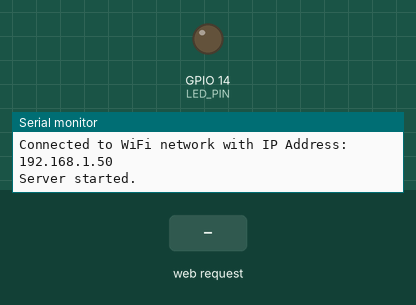
Simulated run of this sketch. Board: ESP32. Parts: output pins drawn as LEDs (lit = HIGH), the last lines printed to the serial monitor. Inputs (shaded band) come from the test bench. WiFi joins after 1.5 s; servers stay silent unless stated.

Above: at 3.2 s.
3.3 s: HTTP request GET /?led1 received
At 4.0 s:
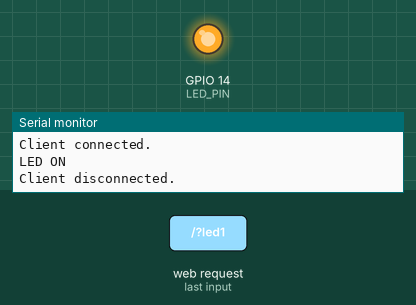
4.8 s: HTTP request GET /?led0 received
At 5.1 s:
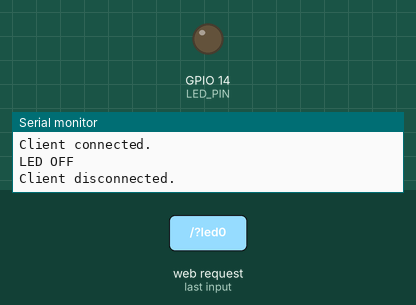
Timing chart, 0 to 7.8 s (numbered marks = the images above; inputs shaded):
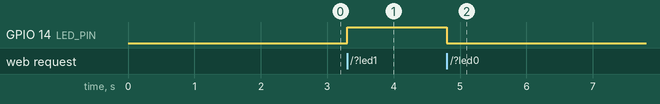

The sketch:

webserver.ino
```cpp
#include <WiFi.h>

#define LED_PIN 14


WiFiServer server(80);  // Set up the server on port 80

const char* ssid = "<your network SSID>";    // your network SSID
const char* password = "<your network password>";    // your network password

void setup() {
  pinMode(LED_PIN, OUTPUT);
  Serial.begin(115200);
  WiFi.begin(ssid, password);

  while (WiFi.status() != WL_CONNECTED) {
    delay(1000);
    Serial.println("Connecting to WiFi..");
  }

  Serial.print("Connected to WiFi network with IP Address: ");
  Serial.println(WiFi.localIP());


  // Start the server
  server.begin();
  Serial.println("Server started.");
}

void loop() {
  if ((WiFi.status() == WL_CONNECTED)) { //Check the current connection status
    // Check if a new client has connected
    WiFiClient client = server.available();
    if (client) {
      Serial.println("Client connected.");
      String httpRequest = "";  // Store the client's request

      // Wait for the client to send data
      while (client.connected()) {
        if (client.available()) {
          char c = client.read();
          httpRequest += c;
          if (c == '\n') break;  // Stop reading at newline character
        }
     }

      // Handle LED control requests
      if (httpRequest.indexOf("GET /?led1") >= 0) {
        digitalWrite(LED_PIN, HIGH);
        Serial.println("LED ON");
      }
      if (httpRequest.indexOf("GET /?led0") >= 0) {
        digitalWrite(LED_PIN, LOW);
        Serial.println("LED OFF");
      }

      // HTML response content
      String htmlContent ="<html><title>ESP Web Server</title>"
                          "<body> <h1>ESP32 Web Server</h1>"
                          "<p>LED Status = " + String(digitalRead(LED_PIN)) + "</p>"
                          "<p> <input type=\"button\" value=\"LED ON\" onclick=\"location.href='/?led1'\">"
                          "<input type=\"button\" value=\"LED OFF\" onclick=\"location.href='/?led0'\"></body></html>";

      // Send HTTP response
      client.println("HTTP/1.1 200 OK");
      client.println("Content-type:text/html");
      client.println("Connection: close");
      client.println();
      client.println(htmlContent);

      // Close the client connection
      client.stop();
      Serial.println("Client disconnected.");
    }
  }
  else {
    Serial.println("WiFi Disconnected");
  }

}
```

Measured:
- after the input at 3.3 s, GPIO 14 (LED_PIN): LOW → HIGH at once
- after the input at 4.8 s, GPIO 14 (LED_PIN): HIGH → LOW at once
